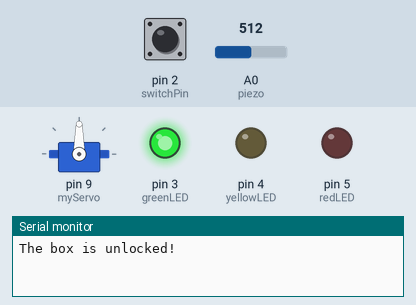
Simulated run of this sketch. Board: Arduino Uno, built with avr-gcc and run on an emulated ATmega328P. On the bench: servo, output pins drawn as LEDs (lit = HIGH), the last lines printed to the serial monitor. The inputs (shaded band) are chosen by the test bench; at power-on: pin 2 (switchPin) LOW, A0 (piezo) = 512.

Above: at 1.2 s.
1.3 s: pin 2 (switchPin) pulled HIGH for 0.15 s
At 2.4 s:
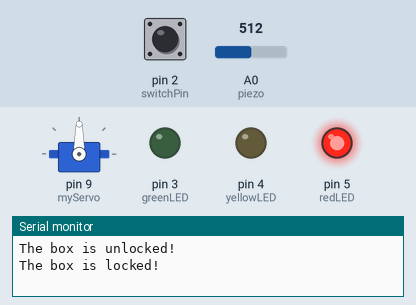
Timing chart, 0 to 4.3 s (numbered marks = the images above; inputs shaded):
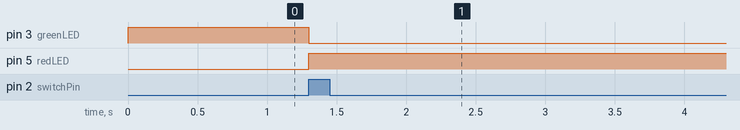

Measured:
- after the input at 1.3 s, pin 3 (greenLED): HIGH → LOW at once; pin 5 (redLED): LOW → HIGH at once

The sketch:

knock_lock.ino
```cpp
#include <Servo.h>

Servo myServo;
const int piezo = A0;
const int switchPin = 2;
const int greenLED = 3;
const int yellowLED = 4;
const int redLED = 5;

int knockVal;
int switchVal;

const int quietKnock = 10;
const int loudKnock = 100;

boolean locked = false;
int numberOfKnocks = 0;

void setup() {
  myServo.attach(9);
  pinMode(switchPin, INPUT);
  pinMode(greenLED, OUTPUT);
  pinMode(yellowLED, OUTPUT);
  pinMode(redLED, OUTPUT);
  Serial.begin(9600);

  digitalWrite(greenLED, HIGH);
  Serial.println("The box is unlocked!");
}

void loop() {
  if (locked == false) {
    switchVal = digitalRead(switchPin);
    if (switchVal == HIGH) {
      locked = true;
      digitalWrite(greenLED, LOW);
      digitalWrite(redLED, HIGH);
      myServo.write(90);
      Serial.println("The box is locked!");
      numberOfKnocks = 0;
      delay(1000);
    }
  } else if (locked == true) {
    knockVal = analogRead(piezo);
    if ((numberOfKnocks < 3) && (knockVal > 0)) {
      if (checkForKnocks(knockVal) == true) {
        numberOfKnocks++;
      }
    }

    if (numberOfKnocks >= 3) {
      locked = false;
      myServo.write(0);
      delay(20);
      digitalWrite(redLED, LOW);
      digitalWrite(greenLED, HIGH);
      Serial.println("The box is unlocked!");
    }
  }
}

boolean checkForKnocks(int value) {
  if (value >= loudKnock && value <= quietKnock) {
    digitalWrite(yellowLED, HIGH);
    delay(50);
    digitalWrite(yellowLED, LOW);
    return true;
  }

  return false;
}
```
